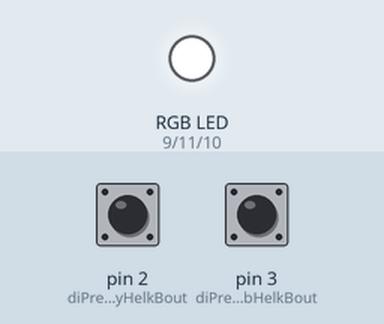
This sketch was run on a simulated Arduino Uno, built with avr-gcc and run on an emulated ATmega328P. Shown: an RGB LED mixed from three pins (HIGH = lit). Inputs (shaded band) come from the test bench; at power-on: pin 2 (diPresetCmyHelkBout) HIGH, pin 3 (diPresetRgbHelkBout) HIGH. What the sketch prints to the serial monitor is not drawn.

Above: at 15.3 s.
15.4 s: pin 2 (diPresetCmyHelkBout) pulled LOW for 3.2 s
At 17.4 s:
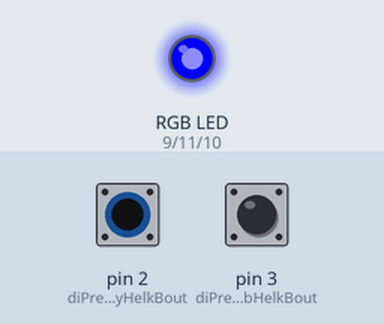
20.1 s: pin 3 (diPresetRgbHelkBout) pulled LOW for 1 s
At 21.4 s:
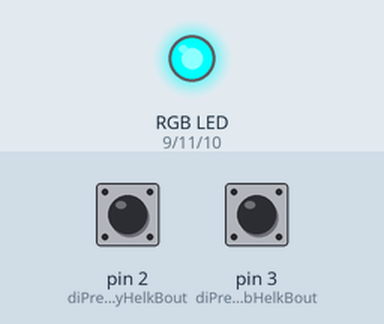
22.6 s: pin 3 (diPresetRgbHelkBout) pulled LOW for 0.15 s
At 22.9 s:
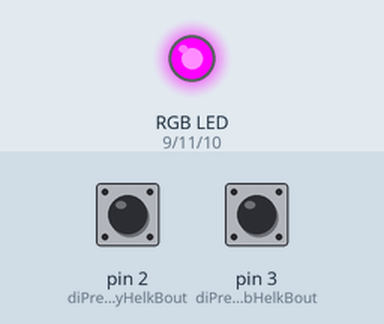
24.2 s: pin 3 (diPresetRgbHelkBout) pulled LOW for 0.15 s
At 25.3 s:
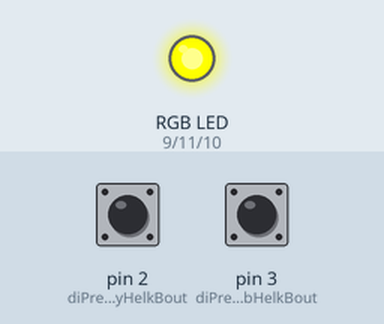
25.8 s: pin 2 (diPresetCmyHelkBout) pulled LOW for 0.15 s
At 26.1 s:
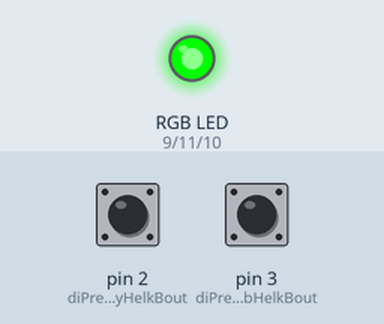
27.4 s: pin 2 (diPresetCmyHelkBout) pulled LOW for 1 s
At 28.5 s:
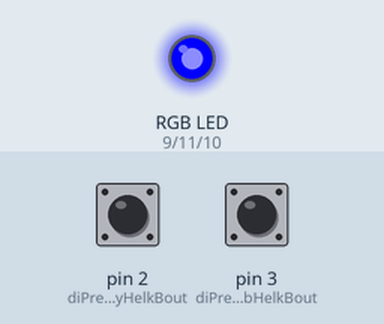
Timing chart, 0 to 30.4 s (numbered marks = the images above; inputs shaded):
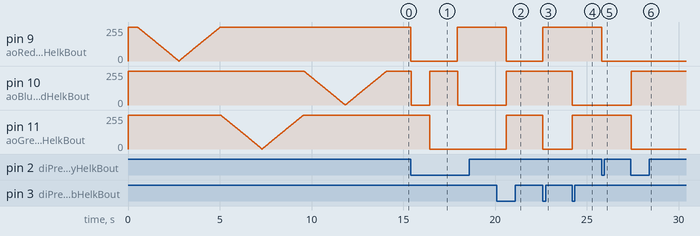

Measured:
- after the input at 15.4 s, pin 9 (aoRedLedHelkBout): 255/255 → 0/255 at once, → 255/255 2.5 s later; pin 10 (aoBlueLedHelkBout): 255/255 → 0/255 at once, → 255/255 1.0 s later, → 0/255 1.5 s later; pin 11 (aoGreenLedHelkBout): 255/255 → 0/255 after 1.0 s
- after the input at 20.1 s, pin 9 (aoRedLedHelkBout): 255/255 → 0/255 after 0.50 s; pin 10 (aoBlueLedHelkBout), pin 11 (aoGreenLedHelkBout): 0/255 → 255/255 after 0.50 s
- after the input at 22.6 s, pin 9 (aoRedLedHelkBout): 0/255 → 255/255 at once; pin 11 (aoGreenLedHelkBout): 255/255 → 0/255 at once
- after the input at 24.2 s, pin 10 (aoBlueLedHelkBout): 255/255 → 0/255 at once; pin 11 (aoGreenLedHelkBout): 0/255 → 255/255 at once
- after the input at 25.8 s, pin 9 (aoRedLedHelkBout): 255/255 → 0/255 at once
- after the input at 27.4 s, pin 10 (aoBlueLedHelkBout): 0/255 → 255/255 at once; pin 11 (aoGreenLedHelkBout): 255/255 → 0/255 at once

The sketch:

LivingColors2Helk.ino
```cpp
//Information
//--------------------------
//Created by: Hafiz Elkilicn and Bram van Hout
//Date: 21-02-2018
//
//History
//-------------------------
//09-02-2018: Initial creation
//21-02-2018: Start Living Colors 2
//28-02-2018: Added CMY
//07-03-2018: Added RGB

// Globals
bool enableLog;
int colorNumberHelkBout;
int colorValueHelkBout;
int potValueHelkBout = 0;//analogRead(aiPotHelkBout);
int presetRgbHelkBout = 3;

// Pins
int aoRedLedHelkBout = 9;
int aoGreenLedHelkBout = 11;
int aoBlueLedHelkBout = 10;
int aiPotHelkBout = A0;
int diPresetCmyHelkBout = 2;
int diPresetRgbHelkBout = 3;


void initGlobals()
{
  Serial.println("init globals...");

  enableLog = true;
  colorNumberHelkBout = 0;
  colorValueHelkBout = 0;

  Serial.println("finished...");
}

void initPins()
{
  Serial.println("init pins...");

  pinMode(aiPotHelkBout, INPUT);

  pinMode(diPresetCmyHelkBout, INPUT);
  pinMode(diPresetRgbHelkBout, INPUT);

  pinMode(aoRedLedHelkBout, OUTPUT);
  pinMode(aoGreenLedHelkBout, OUTPUT);
  pinMode(aoBlueLedHelkBout, OUTPUT);

  analogWrite(aoRedLedHelkBout, 255);
  analogWrite(aoGreenLedHelkBout, 255);
  analogWrite(aoBlueLedHelkBout, 255);

  delay(500);
  Serial.println("finished...");
}

void setup()
{
  Serial.begin(115200);
  Serial.println("init...");
  initGlobals();
  initPins();
  demoMode();
}

void loop()
{
  handlePresets();
  //mixColor();
}


void debugLogging(String a_text, int a_infoType)
{
  if (enableLog == true)
  {
    switch (a_infoType)
    {
      case 0:
        Serial.println("ERROR: " + a_text);
        break;
      case 1:
        Serial.println("WARNING: " + a_text);
        break;
      case 2:
        Serial.println("INFO: " + a_text);
        break;
      default:
        Serial.println(a_text);
        break;
    }
  }
}

void demoMode()
{
  debugLogging("Entering demo mode", 2);

  colorNumberHelkBout = 0;
  colorValueHelkBout = 0;

  while (colorNumberHelkBout < 3)
  {
    colorValueHelkBout = 255;

    while (colorValueHelkBout >= 0)
    {
      updateColor();
      delay(5);
      colorValueHelkBout--;
    }

    colorValueHelkBout = 0;

    while (colorValueHelkBout < 256)
    {
      updateColor();
      delay(5);
      colorValueHelkBout++;
    }
    colorNumberHelkBout++;
  }
  debugLogging("Demo mode finished", 2);
}

void updateColor()
{
  debugLogging("Updating color, nr:" + (String)colorNumberHelkBout + " value: " + (String)colorValueHelkBout + ".  Knop = " + diPresetCmyHelkBout, 2);
 debugLogging("Color value: " + (String)colorValueHelkBout, 1);
  debugLogging("Update color Started", 2);
  switch (colorNumberHelkBout)
  {
    case 0:
      analogWrite(aoRedLedHelkBout, colorValueHelkBout);
      break;

    case 1:
      analogWrite(aoGreenLedHelkBout, colorValueHelkBout);
      break;

    default:
      analogWrite(aoBlueLedHelkBout, colorValueHelkBout);
      break;
  }


  //debugLogging("Update color Finished", 2);
}


void handlePresets()
{
  if (digitalRead(diPresetCmyHelkBout) == LOW)
  {
    setCmy();
    delay(500);
  }

  if (digitalRead(diPresetRgbHelkBout) == LOW)
  {
    debugLogging("Knop RGB is low", 1);
    colorRGB();
    delay(500);
  }
}

void setCmy()
{
  static int m_presetCmy = 0;

  if (m_presetCmy <= 2)
  {
    m_presetCmy++;
  }
  else
  {
    m_presetCmy = 0;
  }

  switch (m_presetCmy)
  {


    case 0:
      debugLogging("case 0", 2);
      colorNumberHelkBout = 0;
      colorValueHelkBout = 255;
      updateColor();

      colorNumberHelkBout = 1;
      colorValueHelkBout = 0;
      updateColor();

      colorNumberHelkBout = 2;
      colorValueHelkBout = 0;
      updateColor();
      delay(500);
      break;

    case 1:
      debugLogging("case 1", 2);
      colorNumberHelkBout = 0;
      colorValueHelkBout = 0;
      updateColor();

      colorNumberHelkBout = 1;
      colorValueHelkBout = 255;
      updateColor();

      colorNumberHelkBout = 2;
      colorValueHelkBout = 0;
      updateColor();
      delay(500);
      break;

    case 2:
      debugLogging("case default", 2);
      colorNumberHelkBout = 0;
      colorValueHelkBout = 0;
      updateColor();

      colorNumberHelkBout = 1;
      colorValueHelkBout = 0;
      updateColor();

      colorNumberHelkBout = 2;
      colorValueHelkBout = 255;
      updateColor();
      delay(500);
      break;


  }

}

void colorRGB()
{
  //static int m_presetRgb = 0;

  if (presetRgbHelkBout <= 3)
  {
    presetRgbHelkBout++;
    debugLogging("Preset RGB = " + (String)presetRgbHelkBout, 2);
  }
  else
  {
    presetRgbHelkBout = 0;
  }

  switch (presetRgbHelkBout)
  {
    case 0:
      debugLogging("Red", 2);
      setRgb(255, 0, 0);
      delay(500);
      break;

    case 1:
      debugLogging("Green", 2);
      setRgb(0, 255, 0);
      delay(500);
      break;

    case 2:
      debugLogging("Blue", 2);
      setRgb(0, 0, 255);
      delay(500);
      break;

    case 3:

      debugLogging("Potentiometer", 2);
      mixColor();
      delay(500);
      break;
  }

}

void mixColor()
{
  if (presetRgbHelkBout <= 2)
  {
    colorNumberHelkBout = presetRgbHelkBout;
    potValueHelkBout = analogRead(aiPotHelkBout);
    colorValueHelkBout = map(potValueHelkBout, 0, 1023, 0, 255);
    updateColor();

    debugLogging("MIX!" + (String)colorValueHelkBout, 2);
  }
}

void setRgb(int red, int green, int blue)
{
  red = 255 - red;
  green = 255 - green;
  blue = 255 - blue;

  analogWrite(aoRedLedHelkBout, red);
  analogWrite(aoGreenLedHelkBout, green);
  analogWrite(aoBlueLedHelkBout, blue);
}
```
